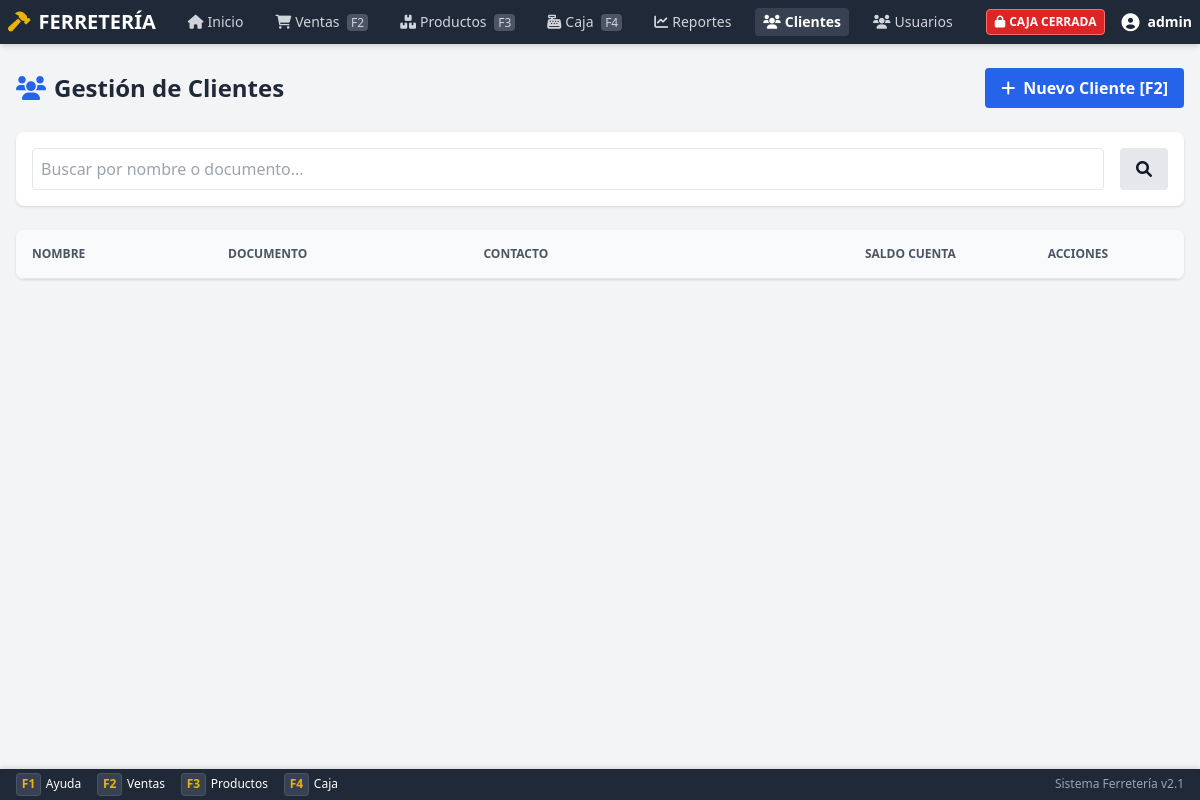
The page /public/clients.php (signed in) on the database as committed earlier.
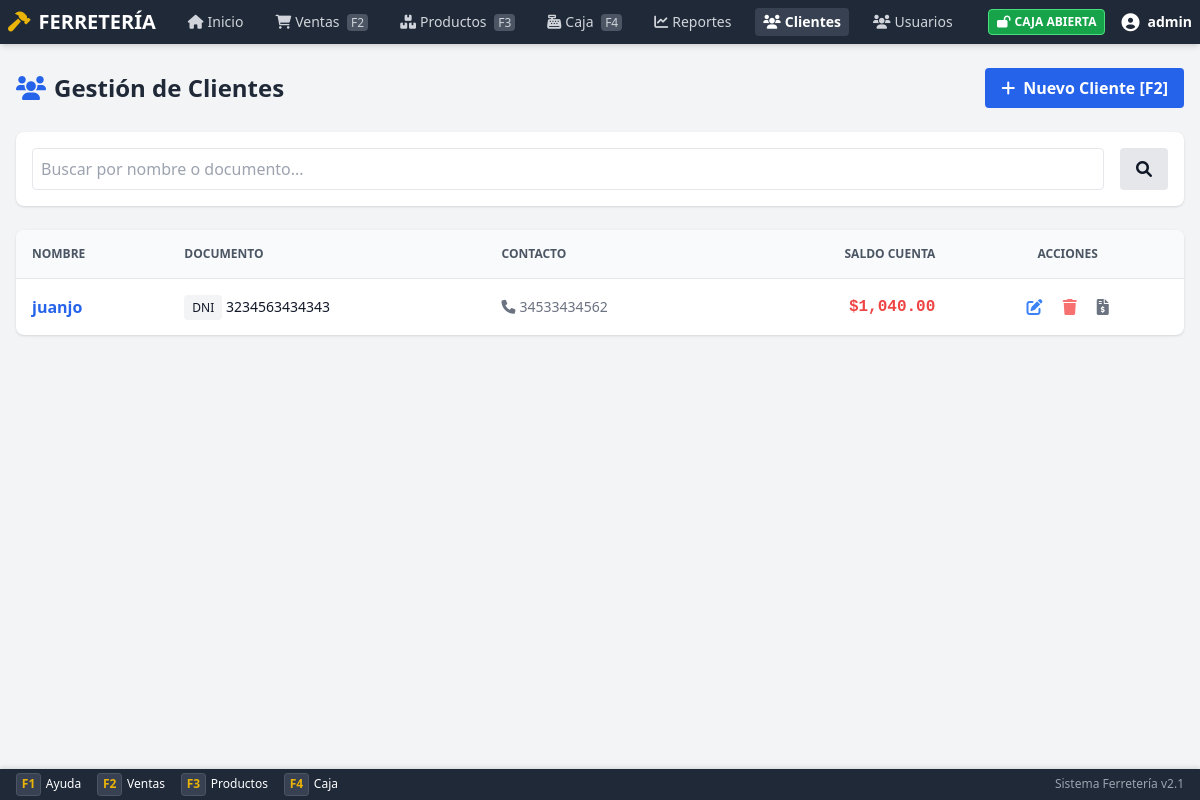
The same page on the database as committed later.
### tables this page shows
CREATE TABLE `clientes` (
  `id` int(11) NOT NULL,
  `nombre` varchar(150) NOT NULL,
  `documento` varchar(20) DEFAULT NULL,
  `tipo_documento` enum('DNI','CUIT','CUIL','Pasaporte') DEFAULT 'DNI',
  `telefono` varchar(50) DEFAULT NULL,
  `email` varchar(100) DEFAULT NULL,
  `direccion` text DEFAULT NULL,
  `ciudad` varchar(100) DEFAULT NULL,
  `provincia` varchar(100) DEFAULT NULL,
  `codigo_postal` varchar(20) DEFAULT NULL,
  `saldo_cuenta_corriente` decimal(10,2) DEFAULT 0.00,
  `limite_credito` decimal(10,2) DEFAULT 0.00,
  `notas` text DEFAULT NULL,
  `activo` tinyint(1) DEFAULT 1,
  `created_at` timestamp NOT NULL DEFAULT current_timestamp(),
  `updated_at` timestamp NOT NULL DEFAULT current_timestamp() ON UPDATE current_timestamp()
);

### app/helpers.php (called while the page is built, shortened)
<?php
if (!function_exists('checkAdmin')) {
    function checkAdmin()
    {
        return isset($_SESSION['role']) && $_SESSION['role'] === 'admin';
    }
}
if (!function_exists('canAccess')) {
    function canAccess($section)
    {
        $role = strtolower($_SESSION['role']);
        if ($role === 'admin') {
            return true;
        }
        return false;
    }
}

### app/Core/Database.php (called while the page is built, shortened)
<?php
class Database
{
    private static $instance = null;
    private $pdo;
    private function __construct()
    {
        try {
            $dsn = sprintf(
                "mysql:host=%s;dbname=%s;charset=%s",
                DB_HOST,
                DB_NAME,
                DB_CHARSET
            );
            $options = [
                PDO::ATTR_ERRMODE => PDO::ERRMODE_EXCEPTION,
                PDO::ATTR_DEFAULT_FETCH_MODE => PDO::FETCH_ASSOC,
                PDO::ATTR_EMULATE_PREPARES => false,
                PDO::MYSQL_ATTR_INIT_COMMAND => "SET NAMES " . DB_CHARSET
            ];
            $this->pdo = new PDO($dsn, DB_USER, DB_PASS, $options);
        } catch (PDOException $e) {
            Logger::error('Database connection failed', [
                'error' => $e->getMessage()
            ]);
            die('Error de conexión a la base de datos. Por favor contacte al administrador.');
        }
    }
    public static function getInstance()
    {
        if (self::$instance === null) {
            self::$instance = new self();
        }
        return self::$instance;
    }
    public function query($sql, $params = [])
    {
        try {
            $stmt = $this->pdo->prepare($sql);
            $stmt->execute($params);
            return $stmt;
        } catch (PDOException $e) {
            Logger::error('Database query failed', [
                'sql' => $sql,
                'error' => $e->getMessage()
            ]);
            throw $e;
        }
    }
    public function fetchOne($sql, $params = [])
    {
        $stmt = $this->query($sql, $params);
        return $stmt->fetch();
    }
    public function fetchAll($sql, $params = [])
    {
        $stmt = $this->query($sql, $params);
        return $stmt->fetchAll();
    }
}

### public/clients.php (the view, shortened to what this page needs)
<?php
$db = Database::getInstance();
$search = $_GET['q'] ?? '';
$sql = "SELECT * FROM clientes WHERE activo = 1";
$params = [];
$sql .= " ORDER BY nombre LIMIT 50";
$clientes = $db->fetchAll($sql, $params);
?>
<!DOCTYPE html>
<html lang="es">
<head>
    <script src="assets/js/tailwindcss.js"></script>
    <link href="assets/css/fontawesome.min.css" rel="stylesheet">
</head>
<body class="bg-gray-100 flex flex-col min-h-screen pb-10">
    <?php include __DIR__ . '/../includes/nav.php'; ?>
    <div class="max-w-7xl mx-auto px-4 py-6 w-full flex-1">
        <div class="flex justify-between items-center mb-6">
            <h1 class="text-2xl font-bold text-gray-800"><i class="fas fa-users mr-2 text-blue-600"></i>Gestión de Clientes</h1>
            <button onclick="openModal()" class="bg-blue-600 text-white px-4 py-2 rounded font-bold hover:bg-blue-700">
                <i class="fas fa-plus mr-2"></i>Nuevo Cliente [F2]
            </button>
        </div>
        <div class="bg-white p-4 rounded-lg shadow mb-6">
            <form method="GET" class="flex gap-4">
                <input type="text" name="q" value="<?php echo htmlspecialchars($search); ?>"
                       class="flex-1 border p-2 rounded focus:ring-2 focus:ring-blue-500" placeholder="Buscar por nombre o documento...">
                <button type="submit" class="bg-gray-200 px-4 py-2 rounded hover:bg-gray-300"><i class="fas fa-search"></i></button>
            </form>
        </div>
        <div class="bg-white rounded-lg shadow overflow-hidden">
            <table class="w-full text-left border-collapse">
                <thead class="bg-gray-50 text-gray-600 uppercase text-xs">
                    <tr>
                        <th class="p-4 border-b">Nombre</th>
                        <th class="p-4 border-b">Documento</th>
                        <th class="p-4 border-b">Contacto</th>
                        <th class="p-4 border-b text-right">Saldo Cuenta</th>
                        <th class="p-4 border-b text-center">Acciones</th>
                    </tr>
                </thead>
                <tbody class="divide-y divide-gray-100">
                    <?php foreach ($clientes as $c): ?>
                        <tr class="hover:bg-gray-50">
                            <td class="p-4 font-bold text-gray-700">
                                <a href="client_details.php?id=<?php echo $c['id']; ?>" class="text-blue-600 hover:underline">
                                    <?php echo htmlspecialchars($c['nombre']); ?>
                                </a>
                            </td>
                            <td class="p-4 text-sm">
                                <span class="bg-gray-100 px-2 py-1 rounded text-xs"><?php echo $c['tipo_documento']; ?></span>
                                <?php echo htmlspecialchars($c['documento']); ?>
                            </td>
                            <td class="p-4 text-sm text-gray-500">
                                <?php if ($c['telefono']): ?>
                                    <div><i class="fas fa-phone mr-1"></i><?php echo htmlspecialchars($c['telefono']); ?></div>
                                <?php endif; ?>
                            </td>
                            <td class="p-4 text-right font-mono font-bold <?php echo $c['saldo_cuenta_corriente'] > 0 ? 'text-red-500' : 'text-green-500'; ?>">
                                $<?php echo number_format($c['saldo_cuenta_corriente'], 2); ?>
                            </td>
                            <td class="p-4 text-center">
                                <button onclick='editClient(<?php echo json_encode($c); ?>)' class="text-blue-500 hover:text-blue-700 mx-2" title="Editar">
                                    <i class="fas fa-edit"></i>
                                </button>
                                <?php if (checkAdmin()): ?>
                                    <button onclick="deleteClient(<?php echo $c['id']; ?>)" class="text-red-400 hover:text-red-600 mx-2" title="Eliminar">
                                        <i class="fas fa-trash"></i>
                                    </button>
                                <?php endif; ?>
                                <a href="client_details.php?id=<?php echo $c['id']; ?>" class="text-gray-500 hover:text-gray-700 mx-2" title="Ver Cuenta">
                                    <i class="fas fa-file-invoice-dollar"></i>
                                </a>
                            </td>
                        </tr>
                    <?php endforeach; ?>
                </tbody>
            </table>
        </div>
    </div>
</body>
</html>

### includes/nav.php (shortened to what this page needs)
<?php
$current_page = basename($_SERVER['PHP_SELF']);
$turnoAbiertoNav = false;
if (isset($_SESSION['user_id'])) {
    $dbNav = Database::getInstance();
    $turnoAbiertoNav = $dbNav->fetchOne("SELECT id FROM turnos_caja WHERE user_id = ? AND estado = 'abierto'", [$_SESSION['user_id']]);
}
?>
<link href="assets/css/styles.css" rel="stylesheet">
<nav class="bg-gray-800 text-white p-2 flex justify-between items-center shadow-md sticky top-0 z-40">
    <div class="flex items-center gap-6">
        <a href="dashboard.php" class="text-xl font-bold flex items-center hover:text-yellow-400 transition">
            <i class="fas fa-hammer text-yellow-500 mr-2"></i>
            FERRETERÍA
        </a>
        <div class="hidden md:flex space-x-4 text-sm">
            <a href="dashboard.php"
                class="<?php echo $current_page == 'dashboard.php' ? 'text-white font-bold bg-gray-700 rounded px-2 py-1' : 'text-gray-300 hover:text-white px-2 py-1'; ?>">
                <i class="fas fa-home mr-1"></i>Inicio
            </a>
            <?php if (canAccess('sales')): ?>
                <a href="sales.php"
                    class="<?php echo $current_page == 'sales.php' ? 'text-white font-bold bg-gray-700 rounded px-2 py-1' : 'text-gray-300 hover:text-white px-2 py-1'; ?>">
                    <i class="fas fa-shopping-cart mr-1"></i>Ventas <span
                        class="text-xs bg-gray-600 px-1 rounded ml-1">F2</span>
                </a>
            <?php endif; ?>
            <?php if (canAccess('products')): ?>
                <a href="products.php"
                    class="<?php echo $current_page == 'products.php' ? 'text-white font-bold bg-gray-700 rounded px-2 py-1' : 'text-gray-300 hover:text-white px-2 py-1'; ?>">
                    <i class="fas fa-boxes mr-1"></i>Productos <span class="text-xs bg-gray-600 px-1 rounded ml-1">F3</span>
                </a>
            <?php endif; ?>
            <?php if (canAccess('cash')): ?>
                <a href="cash.php"
                    class="<?php echo $current_page == 'cash.php' ? 'text-white font-bold bg-gray-700 rounded px-2 py-1' : 'text-gray-300 hover:text-white px-2 py-1'; ?>">
                    <i class="fas fa-cash-register mr-1"></i>Caja <span
                        class="text-xs bg-gray-600 px-1 rounded ml-1">F4</span>
                </a>
            <?php endif; ?>
            <?php if (canAccess('reports')): ?>
                <a href="reports.php"
                    class="<?php echo $current_page == 'reports.php' ? 'text-white font-bold bg-gray-700 rounded px-2 py-1' : 'text-gray-300 hover:text-white px-2 py-1'; ?>">
                    <i class="fas fa-chart-line mr-1"></i>Reportes
                </a>
            <?php endif; ?>
            <?php if (canAccess('sales')):  ?>
                <a href="clients.php"
                    class="<?php echo $current_page == 'clients.php' ? 'text-white font-bold bg-gray-700 rounded px-2 py-1' : 'text-gray-300 hover:text-white px-2 py-1'; ?>">
                    <i class="fas fa-users mr-1"></i>Clientes
                </a>
            <?php endif; ?>
            <?php if (checkAdmin()): ?>
                <a href="users.php"
                    class="<?php echo $current_page == 'users.php' ? 'text-white font-bold bg-gray-700 rounded px-2 py-1' : 'text-gray-300 hover:text-white px-2 py-1'; ?>">
                    <i class="fas fa-users mr-1"></i>Usuarios
                </a>
            <?php endif; ?>
        </div>
    </div>
    <div class="flex items-center gap-4 text-sm">
        <?php if ($turnoAbiertoNav): ?>
            <span class="bg-green-600 px-2 py-1 rounded text-xs font-bold border border-green-400">
                <i class="fas fa-lock-open mr-1"></i>CAJA ABIERTA
            </span>
        <?php else: ?>
            <span class="bg-red-600 px-2 py-1 rounded text-xs font-bold border border-red-400 animate-pulse">
                <i class="fas fa-lock mr-1"></i>CAJA CERRADA
            </span>
        <?php endif; ?>
        <div class="relative group">
            <button class="flex items-center hover:text-yellow-400 focus:outline-none">
                <i class="fas fa-user-circle text-lg mr-2"></i>
                <span class="font-semibold"><?php echo $_SESSION['username'] ?? 'Usuario'; ?></span>
            </button>
        </div>
    </div>
</nav>
<div class="shortcuts-footer">
    <div class="flex">
        <div class="shortcut-item"><span class="key">F1</span> Ayuda</div>
        <div class="shortcut-item"><span class="key">F2</span> Ventas</div>
        <div class="shortcut-item"><span class="key">F3</span> Productos</div>
        <div class="shortcut-item"><span class="key">F4</span> Caja</div>
    </div>
    <div class="text-gray-400 text-xs text-right">
        Sistema Ferretería v2.1
    </div>
</div>

### public/assets/css/styles.css (style rules this page uses)
:root { --primary-color: #4f46e5; --secondary-color: #1f2937; --accent-color: #eab308; --bg-color: #f3f4f6; --text-color: #111827; }
body { background-color: var(--bg-color); color: var(--text-color); font-family: ui-sans-serif, system-ui, -apple-system, BlinkMacSystemFont, "Segoe UI", Roboto, "Helvetica Neue", Arial, sans-serif; }
.shortcuts-footer { position: fixed; bottom: 0; left: 0; right: 0; background-color: #1f2937; color: white; padding: 0.25rem 1rem; font-size: 0.75rem; display: flex; justify-content: space-between; align-items: center; z-index: 50; box-shadow: 0 -2px 4px rgba(0, 0, 0, 0.1); }
.shortcut-item { margin-right: 1rem; display: flex; align-items: center; }
.shortcut-item span.key { background-color: #374151; border: 1px solid #4b5563; padding: 0.1rem 0.3rem; border-radius: 0.2rem; margin-right: 0.3rem; font-weight: bold; color: #eab308; }

Rows that differ between the two databases and show on the page:
added clientes: nombre "juanjo", tipo_documento "DNI", documento "3234563434343", telefono "34533434562", saldo_cuenta_corriente "1,040.00"
Other text that changed with them:
text no longer shown: "CAJA CERRADA"
text now shown: "CAJA ABIERTA"
